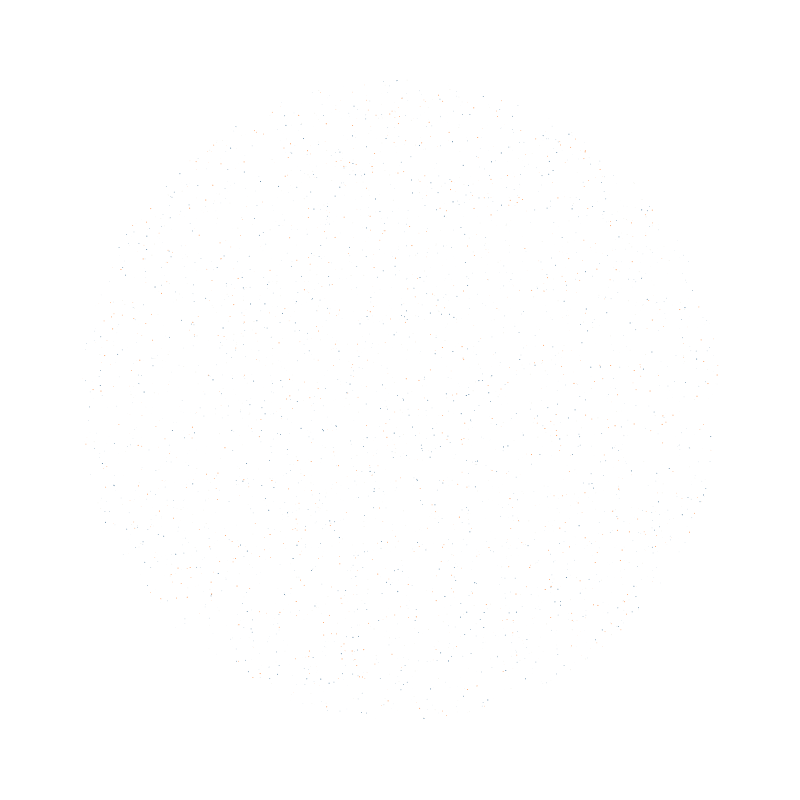
Frame 1 (no input)
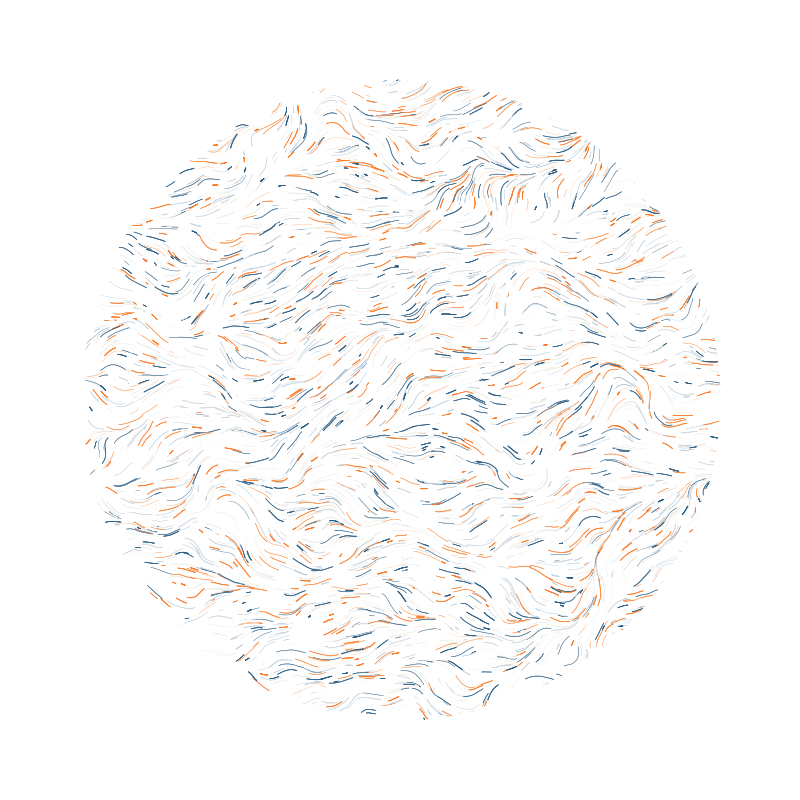
Frame 60 (the mouse pressed at the canvas centre just before this capture)
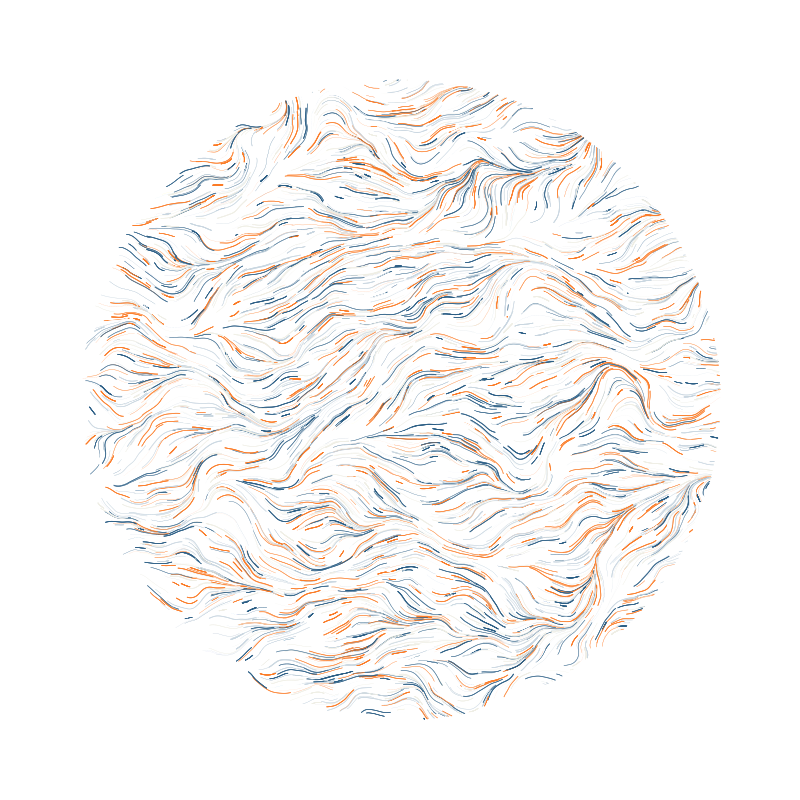
Frame 120 (the mouse held since frame 60 and released just before this capture)

The Processing sketch that drew these frames (run headless with seeded random() and noise(); from frame 60 on, the mouse is pressed at the canvas centre):

// Processing sketch: xx_noise_drawe_radial
// ── xx_noise_drawe_radial.pde
float SCALE = 0.02;
int COUNT = 5000;
float SPEED = 0.5;
float[] LIFE = {100,5000};
Particle[] particles;
float time;
boolean looping = true;



void setup() {
  size(800,800);
  background(255);
  noStroke();
  colorMode(HSB,255,100,100);
  color[] palete = { #2A5D84, #EFEEE5, #C9D6E0, #FB7A24, #FFFFFF };
  time = random(0,100);
  particles = new Particle[COUNT];
  for (int i = 0; i < COUNT; i++){
    particles[i] = new Particle( random(0,width),
                                 random(0,height),
                                 random(0.1,1),
                                 color(palete[int(random(palete.length))])
                               );
  }
}

void draw() {
  if (looping){
    for (int i = 0; i < COUNT; i++){
      particles[i].update();
      particles[i].display();
    }
    time+=0.0001;
  }
}

class Particle {
  PVector position;
  PVector velocity;
  float speed;
  float size;
  color shade;
  int life;
  float angle;
  
  Particle(float x,float y, float size, color col){
    this.speed = random(SPEED/10,SPEED);
    this.size = size;
    this.position = new PVector(x,y);
    this.velocity = new PVector(0,0);
    this.shade = col;
    this.angle = 0;
    this.life = int(random(LIFE[0],LIFE[1]));
  }
  
  void update(){
    this.off_radius();
        
    this.life--;
    angle = map(noise(this.position.x*SCALE, this.position.y*SCALE,time),0,1,-PI,PI);
    this.velocity.x = cos(angle) * speed;
    this.velocity.y = sin(angle) * speed;
    this.position.add(this.velocity);
  }
  
  void off(){
    if(this.position.x > width || this.position.x < 0 || this.position.y > height || this.position.y < 0 || this.life < 0){
      this.position = new PVector(random(width), random(height));
      this.life = int(random(LIFE[0],LIFE[1]));
      this.angle = 0;
    }
  }
   void off_radius(){
    if (dist(width/2,height/2,position.x,position.y) > width*0.4){
      while (dist(width/2,height/2,position.x,position.y) > width*0.4){
        this.position = new PVector(random(width), random(height));
      }
      this.life = int(random(LIFE[0],LIFE[1]));
      this.angle = 0;  
    }
  }
    
  void display(){
    fill(this.shade);
    ellipse(this.position.x, this.position.y, this.size, this.size);
  }
}

void keyPressed(){
  if (key == ' '){
  looping = !looping;
  }
  if (key == 'r'){
    setup();
  }
}
